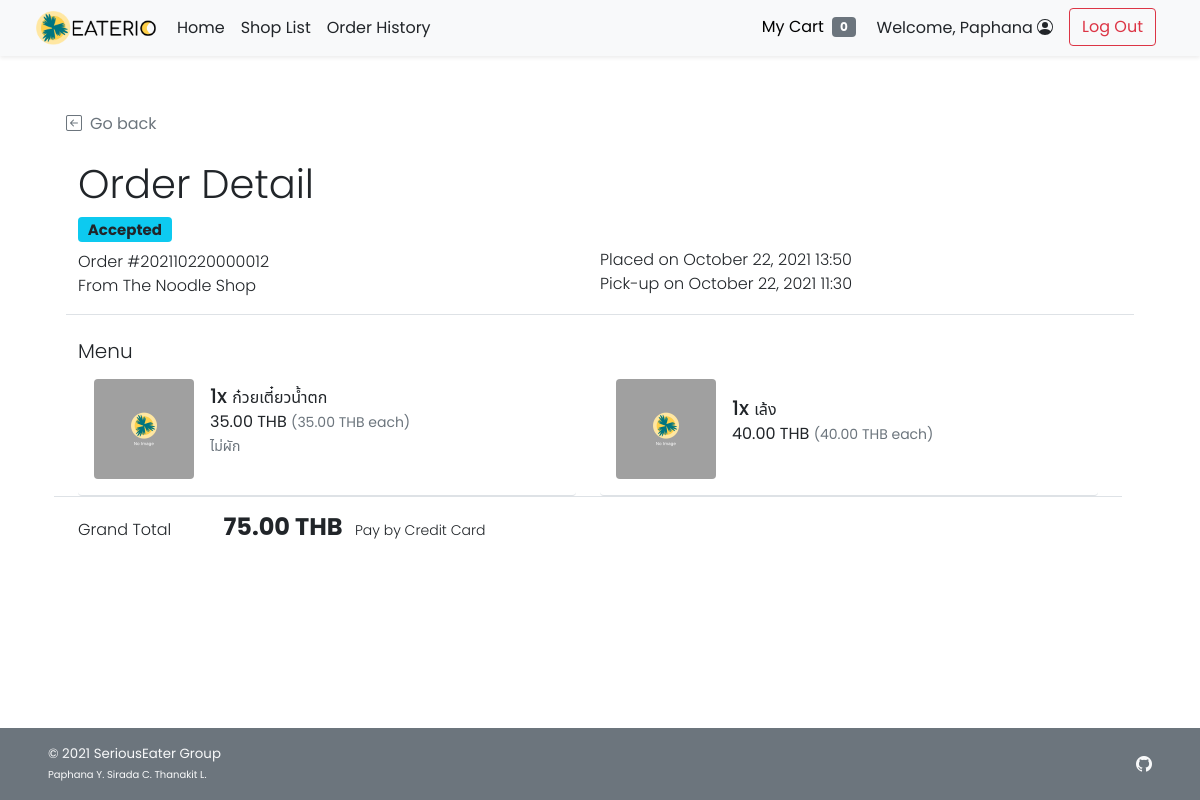
Page /cust_order_detail.php?orh_id=12 (signed in) on the committed database.
### tables this page shows
CREATE TABLE `order_header` (
  `orh_id` int(11) NOT NULL,
  `orh_refcode` varchar(15) NOT NULL,
  `c_id` int(11) NOT NULL,
  `s_id` int(11) NOT NULL,
  `p_id` int(11) NOT NULL,
  `orh_ordertime` timestamp NOT NULL DEFAULT current_timestamp(),
  `orh_pickuptime` datetime NOT NULL,
  `orh_orderstatus` varchar(10) NOT NULL,
  `orh_finishedtime` datetime DEFAULT NULL
);

CREATE TABLE `shop` (
  `s_id` int(11) NOT NULL,
  `s_username` varchar(45) NOT NULL,
  `s_pwd` varchar(45) NOT NULL,
  `s_name` varchar(100) NOT NULL,
  `s_location` varchar(100) NOT NULL,
  `s_openhour` time NOT NULL,
  `s_closehour` time NOT NULL,
  `s_status` tinyint(4) NOT NULL DEFAULT 1 COMMENT 'Shop ready for taking an order or not (True for open, False for close)',
  `s_preorderStatus` tinyint(4) NOT NULL DEFAULT 1 COMMENT 'Shop is ready for tomorrow pre-order or not',
  `s_email` varchar(100) NOT NULL,
  `s_phoneno` varchar(45) NOT NULL,
  `s_pic` text DEFAULT NULL
);

CREATE TABLE `order_detail` (
  `ord_id` int(11) NOT NULL,
  `orh_id` int(11) NOT NULL,
  `f_id` int(11) NOT NULL,
  `ord_amount` int(11) NOT NULL,
  `ord_buyprice` decimal(6,2) NOT NULL COMMENT 'To keep the snapshot of selected menu cost at the time of the purchase.',
  `ord_note` text DEFAULT NULL
);

CREATE TABLE `food` (
  `f_id` int(11) NOT NULL,
  `s_id` int(11) NOT NULL,
  `f_name` varchar(100) NOT NULL,
  `f_price` decimal(6,2) NOT NULL,
  `f_todayavail` tinyint(4) NOT NULL DEFAULT 1 COMMENT 'Food is available to order or not',
  `f_preorderavail` tinyint(4) NOT NULL DEFAULT 1,
  `f_pic` text DEFAULT NULL
);

### cust_order_detail.php (the view, shortened to what this page needs)
<!DOCTYPE html>
<html lang="en">
<head>
    <?php
        include("conn_db.php");
        include('head.php');
    ?>
    <link href="css/main.css" rel="stylesheet">
    <link href="css/menu.css" rel="stylesheet">
</head>
<body class="d-flex flex-column h-100">
    <?php include('nav_header.php')?>
    <div class="container px-5 py-4" id="cart-body">
        <div class="row my-4 border-bottom">
            <a class="nav nav-item text-decoration-none text-muted mb-2" href="#" onclick="history.back();">
                <i class="bi bi-arrow-left-square me-2"></i>Go back
            </a>
            <h2 class="pt-3 display-6">Order Detail</h2>
            <?php
                $orh_id = $_GET["orh_id"];
                $orh_query = "SELECT * FROM order_header WHERE orh_id = {$orh_id}";
                $orh_arr = $mysqli -> query($orh_query) -> fetch_array();
            ?>
            <div class="row row-cols-1 row-cols-md-2">
                <div class="col mb-2 mb-md-0">
                    <ul class="list-unstyled fw-light">
                        <li class="list-item mb-2">
                            <?php if($orh_arr["orh_orderstatus"]=="ACPT"){ ?>
                                <h5><span class="fw-bold badge bg-info text-dark">Accepted</span></h5>
                            <?php }else if($orh_arr["orh_orderstatus"]=="PREP"){ ?>
                                <h5><span class="fw-bold badge bg-warning text-dark">Preparing</span></h5>
                            <?php }else if($orh_arr["orh_orderstatus"]=="RDPK"){ ?>
                                <h5><span class="fw-bold badge bg-primary text-white">Ready to pick up</span></h5>
                            <?php }else if($orh_arr["orh_orderstatus"]=="FNSH"){?>
                                <h5><span class="fw-bold badge bg-success text-white">Completed</span></h5>
                            <?php } ?>
                        </li>
                        <li class="list-item">Order #<?php echo $orh_arr["orh_refcode"];?></li>
                        <li class="list-item">From
                            <?php
                                $shop_query = "SELECT s_name FROM shop WHERE s_id = {$orh_arr['s_id']};";
                                $shop_arr = $mysqli -> query($shop_query) -> fetch_array();
                                echo $shop_arr["s_name"];
                            ?>
                        </li>
                    </ul>
                </div>
                <div class="col">
                    <ul class="list-unstyled fw-light">
                        <?php
                            $od_placedate = (new Datetime($orh_arr["orh_ordertime"])) -> format("F j, Y H:i");
                            $od_pickupdate = (new Datetime($orh_arr["orh_pickuptime"])) -> format("F j, Y H:i");
                        ?>
                        <li class="mb-2">&nbsp;</li>
                        <li>Placed on <?php echo $od_placedate;?></li>
                        <?php if($orh_arr["orh_orderstatus"]!="FNSH"){ ?>
                        <li>Pick-up on <?php echo $od_pickupdate;?></li>
                        <?php }else{
                            $od_finishtime = (new Datetime($orh_arr["orh_finishedtime"])) -> format("F j, Y H:i");
                        ?>
                        <li>Finished on <?php echo $od_finishtime;?></li>
                        <?php } ?>
                    </ul>
                </div>
            </div>
        </div>
        <div class="row mb-5">
            <div class="col">
                <div class="row row-cols-1">
                    <div class="col">
                        <h5 class="fw-light">Menu</h5>
                    </div>
                    <div class="col row row-cols-1 row-cols-md-2 border-bottom">
                        <?php
                            $ord_query = "SELECT f.f_name,f.f_pic,ord.ord_amount,ord.ord_buyprice,ord_note FROM order_detail ord INNER JOIN food f ON ord.f_id = f.f_id WHERE ord.orh_id = {$orh_id}";
                            $ord_result = $mysqli -> query($ord_query);
                            while($ord_row = $ord_result -> fetch_array()){
                        ?>
                        <div class="col">
                            <ul class="list-group">
                                <li class="list-group-item d-flex border-0 pb-3 border-bottom w-100 justify-content-between align-items-center">
                                    <div class="image-parent">
                                        <img
                                        <?php
                                            if(is_null($ord_row["f_pic"])){echo "src='img/default.png'";}
                                            else{echo "src=\"img/{$ord_row['f_pic']}\"";}
                                        ?>
                                        class="img-fluid rounded"
                                        style="width: 100px; height:100px; object-fit:cover;" alt="<?php echo $ord_row["f_name"]?>">
                                        </div>
                                    <div class="ms-3 me-auto">
                                        <div class="fw-normal"><span class="h5"><?php echo $ord_row["ord_amount"]?>x </span><?php echo $ord_row["f_name"]?>
                                            <p><?php printf("%.2f THB <small class='text-muted'>(%.2f THB each)</small>",$ord_row["ord_buyprice"]*$ord_row["ord_amount"],$ord_row["ord_buyprice"]);?><br />
                                                <span class="text-muted small"><?php echo $ord_row["ord_note"]?></span>
                                            </p>
                                        </div>
                                </li>
                            </ul>
                        </div>
                        <?php } ?>
                    </div>
                    <div class="col my-3">
                        <ul class="list-inline justify-content-between">
                            <li class="list-inline-item fw-light me-5">Grand Total</li>
                            <li class="list-inline-item fw-bold h4">
                                <?php
                                    $gt_query = "SELECT SUM(ord_amount*ord_buyprice) AS gt FROM order_detail WHERE orh_id = {$orh_id}";
                                    $gt_arr = $mysqli -> query($gt_query) -> fetch_array();
                                    printf("%.2f THB",$gt_arr["gt"]);
                                ?>
                            </li>
                            <li class="list-inline-item fw-light small">Pay by
                                <?php
                                    $py_query = "SELECT p_type FROM payment WHERE p_id = {$orh_arr['p_id']} LIMIT 0,1;";
                                    $py_arr = $mysqli -> query($py_query) -> fetch_array();
                                    switch($py_arr["p_type"]){
                                        case "CRDC": echo "Credit Card"; break;
                                    }
                                ?>
                            </li>
                        </ul>
                    </div>
                </div>
            </div>
        </div>
    </div>
    <footer
        class="footer d-flex flex-wrap justify-content-between align-items-center px-5 py-3 mt-auto bg-secondary text-light">
        <span class="smaller-font">&copy; 2021 SeriousEater Group<br /><span class="xsmall-font">Paphana Y. Sirada C.
                Thanakit L.</span></span>
        <ul class="nav justify-content-end list-unstyled d-flex">
            <li class="ms-3"><a class="text-light" target="_blank" href="https://github.com/waterthatfrozen/EATERIO"><i
                        class="bi bi-github"></i></a></li>
        </ul>
    </footer>
</body>
</html>

### css/main.css (style rules this page uses)
body { height: 100%; padding-top: 4rem; margin-bottom: -50px; font-family: 'Poppins', 'Noto Sans Thai', sans-serif; }
a { cursor: pointer; }
.bi { vertical-align: -.125em; fill: currentColor; }
.smaller-font { font-size: smaller; }
.xsmall-font { font-size: x-small; }

### css/menu.css (style rules this page uses)
html, body { height: 100%; }
.image-parent { max-width: 100px; }

### head.php (style rules this page uses)
body { font-family: 'Noto Sans Thai', sans-serif; font-family: 'Poppins', sans-serif; }

### rows in the picture
order_header: orh_refcode "202110220000012", orh_ordertime "October 22, 2021 13:50", orh_pickuptime "October 22, 2021 11:30"
shop: s_name "The Noodle Shop"
order_detail: ord_amount "1", f.f_name "ก๋วยเตี๋ยวน้ำตก", $ord_row['ord_buyprice']*$ord_row['ord_amount'] "35.00", ord_buyprice "35.00", ord_note "ไม่ผัก"
order_detail: ord_amount "1", f.f_name "เล้ง", $ord_row['ord_buyprice']*$ord_row['ord_amount'] "40.00", ord_buyprice "40.00"

### other values in the picture
$_SESSION['firstname'] "Paphana"
$gt_arr["gt"] "75.00"
